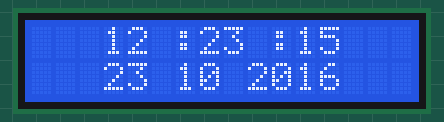
A sketch run on a simulated Arduino Uno, built with avr-gcc and run on an emulated ATmega328P. Shown: 16×2 character LCD. Wiring (inferred from the names in the program): DS1307 clock at I2C address 0x68. The local clock reads 2024-03-15 10:24:30 at power-on unless the sketch sets it.

Above: at 0.1 s.
At 4.1 s:
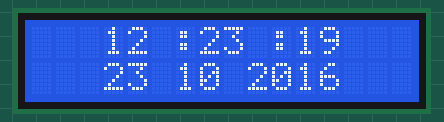
At 9.2 s:
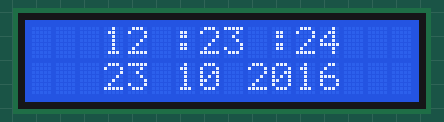
At 19.2 s:
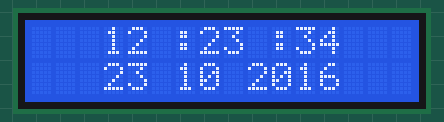
At 28.3 s:
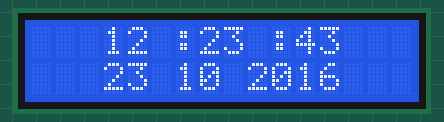
At 38.3 s:
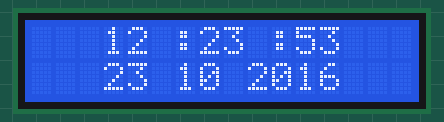

The sketch:

dong_ho_ds1307.ino
```cpp
#include <Wire.h>
#include <LiquidCrystal.h>
/* Địa chỉ của DS1307 */
const byte DS1307 = 0x68;
/* Số byte dữ liệu sẽ đọc từ DS1307 */
const byte NumberOfFields = 7;

/* khai báo các biến thời gian */
int second, minute, hour, day, wday, month, year;
LiquidCrystal lcd(12, 11, 5, 4, 3, 2);
void setup()
{
  lcd.begin(16, 2);
  Wire.begin();
  /* cài đặt thời gian cho module */
  setTime(12, 23, 15, 7, 23, 10, 16); // 12:30:45 CN 08-02-2015
  Serial.begin(9600);
}

void loop()
{
  /* Đọc dữ liệu của DS1307 */
  readDS1307();
  /* Hiển thị thời gian ra Serial monitor */
  digitalClockDisplay();
  delay(1000);
}

void readDS1307()
{
        Wire.beginTransmission(DS1307);
        Wire.write((byte)0x00);
        Wire.endTransmission();
        Wire.requestFrom(DS1307, NumberOfFields);

        second = bcd2dec(Wire.read() & 0x7f);
        minute = bcd2dec(Wire.read() );
        hour   = bcd2dec(Wire.read() & 0x3f); // chế độ 24h.
        wday   = bcd2dec(Wire.read() );
        day    = bcd2dec(Wire.read() );
        month  = bcd2dec(Wire.read() );
        year   = bcd2dec(Wire.read() );
        year += 2000;
}
/* Chuyển từ format BCD (Binary-Coded Decimal) sang Decimal */
int bcd2dec(byte num)
{
        return ((num/16 * 10) + (num % 16));
}
/* Chuyển từ Decimal sang BCD */
int dec2bcd(byte num)
{
        return ((num/10 * 16) + (num % 10));
}

void digitalClockDisplay(){
    // digital clock display of the time
    lcd.setCursor(3,0);
    lcd.print(hour);
    lcd.print(" :");
    lcd.print(minute);
    lcd.print(" :");
    lcd.print(second);
    lcd.print(" ");
    lcd.setCursor(3,1);
    lcd.print(day);
    lcd.print(" ");
    lcd.print(month);
    lcd.print(" ");
    lcd.print(year);
   // Serial.println();
}

void printDigits(int digits){
    // các thành phần thời gian được ngăn chách bằng dấu :
    Serial.print(":");

    if(digits < 10)
        Serial.print('0');
    Serial.print(digits);
}

/* cài đặt thời gian cho DS1307 */
void setTime(byte hr, byte min, byte sec, byte wd, byte d, byte mth, byte yr)
{
        Wire.beginTransmission(DS1307);
        Wire.write(byte(0x00)); // đặt lại pointer
        Wire.write(dec2bcd(sec));
        Wire.write(dec2bcd(min));
        Wire.write(dec2bcd(hr));
        Wire.write(dec2bcd(wd)); // day of week: Sunday = 1, Saturday = 7
        Wire.write(dec2bcd(d));
        Wire.write(dec2bcd(mth));
        Wire.write(dec2bcd(yr));
        Wire.endTransmission();
}
```

Measured:
- what the display in image 1 shows lasts 1.0 s, from 4.1 s to 5.1 s
